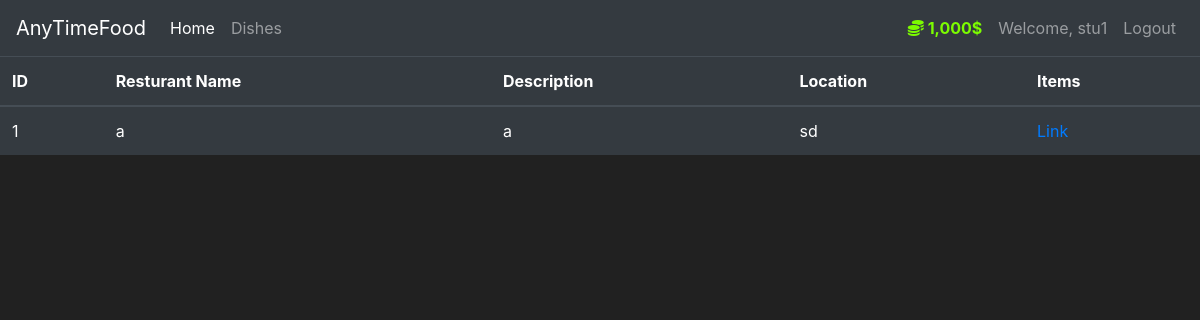
/market (signed in), run on an earlier commit of the app's database.
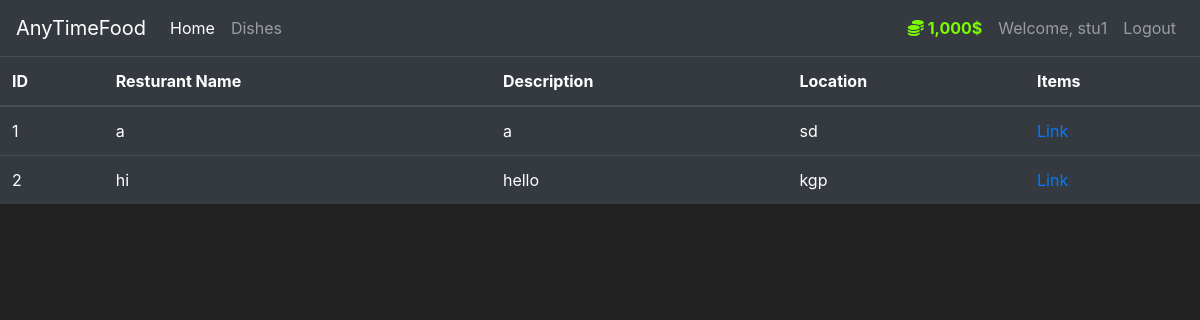
And on a later commit of the database.
### market/models.py (models this page shows, shortened)
class User(db.Model, UserMixin):
    __tablename__ = 'user'
    id = db.Column(db.Integer(), primary_key=True)
    username = db.Column(db.String(length=30), nullable=False, unique=True)
    email_address = db.Column(db.String(length=50), nullable=False, unique=True)
    password_hash = db.Column(db.String(length=60), nullable=False)
    budget = db.Column(db.Integer(), nullable=False, default=1000)
    orders = db.relationship('Order', backref='user', lazy=True)
    @property
    def prettier_budget(self):
        if len(str(self.budget)) >= 4:
            return f'{str(self.budget)[:-3]},{str(self.budget)[-3:]}$'
        else:
            return f"{self.budget}$"
    @property
    def password(self):
        return self.password

class Hotel(db.Model):
    __tablename__ = 'hotel'
    id = db.Column(db.Integer(), primary_key=True)
    name = db.Column(db.String(length=30), nullable=False, unique=True)
    description = db.Column(db.String(length=1024), nullable=False, unique=True)
    orders = db.relationship('Order', backref='hotel', lazy=True)
    location= db.Column(db.String(length=1024), nullable=False, unique=True)

### market/routes.py (the view)
@app.route('/market')
@login_required
def market_page():
    print('dfdfsd')
    items = Hotel.query.all()
    print(items)
    return render_template('market.html', items=items)

### market/models.py (called while the page is built)
@login_manager.user_loader
def load_user(user_id):
    return User.query.get(int(user_id))

### market/templates/market.html (shortened to what this page needs)
{% extends 'base.html' %}
{% block content %}
      <table class="table table-hover table-dark">
        <thead>
            <tr>
                <th scope="col">ID</th>
                <th scope="col">Resturant Name</th>
                <th scope="col">Description</th>
                <th scope="col">Location</th>
                <th scope="col">Items</th>
            </tr>
        </thead>
        <tbody>
            {% for item in items %}
                <tr href="{{ url_for('menu', id=item.id)}}" >
                    <td>{{ item.id }}</td>
                    <td>{{ item.name }}</td>
                    <td>{{ item.description }}</td>
                    <td>{{ item.location }}</td>
                    <td><a href="{{ url_for('menu', id=item.id)}}"> Link</a></td>
                </tr>
            {% endfor %}
        </tbody>
    </table>
{% endblock %}

### market/templates/base.html (shortened to what this page needs)
<!doctype html>
<html lang="en">
   <head>
      <link rel="stylesheet" href="https://cdn.jsdelivr.net/npm/bootstrap@4.5.3/dist/css/bootstrap.min.css">
   </head>
   <body>
    <nav class="navbar navbar-expand-md navbar-dark bg-dark">
      <a class="navbar-brand" href="#">AnyTimeFood
      </a>
      <div class="collapse navbar-collapse" id="navbarNav">
        <ul class="navbar-nav mr-auto">
            <li class="nav-item active">
                <a class="nav-link" href="{{ url_for('home_page') }}">Home <span class="sr-only">(current)</span></a>
            </li>
            <li class="nav-item">
                <a class="nav-link" href="{{ url_for('market_page') }}">Dishes</a>
            </li>
        </ul>
          {% if current_user.is_authenticated %}
            <ul class="navbar-nav">
                <li class="nav-item">
                    <a class="nav-link" style="color: lawngreen; font-weight: bold">
                        <i class="fas fa-coins"></i>
                        {{ current_user.prettier_budget }}
                    </a>
                </li>
                <li class="nav-item">
                    <a class="nav-link">Welcome, {{ current_user.username }}</a>
                </li>
                <li class="nav-item">
                    <a class="nav-link" href="{{ url_for('logout_page') }}">Logout</a>
                </li>
            </ul>
          {% endif %}
      </div>
    </nav>
      {% block content %}
      {% endblock %}
   </body>
</html>

### market/templates/base.html (style rules this page uses)
body { background-color: #212121; color: white }

What changed in the data, as far as the page shows it:
added Hotel: id "2", name "hi", description "hello", location "kgp"
